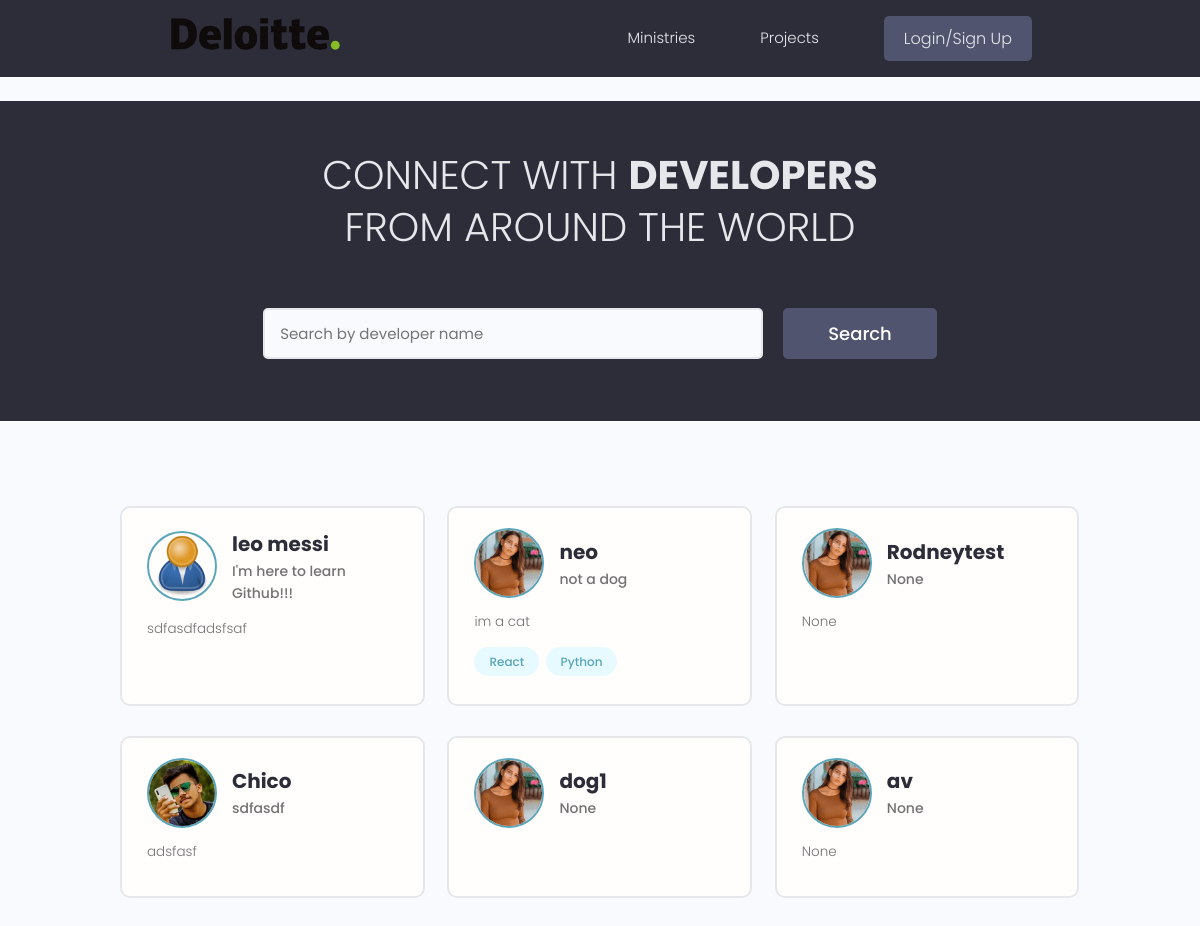
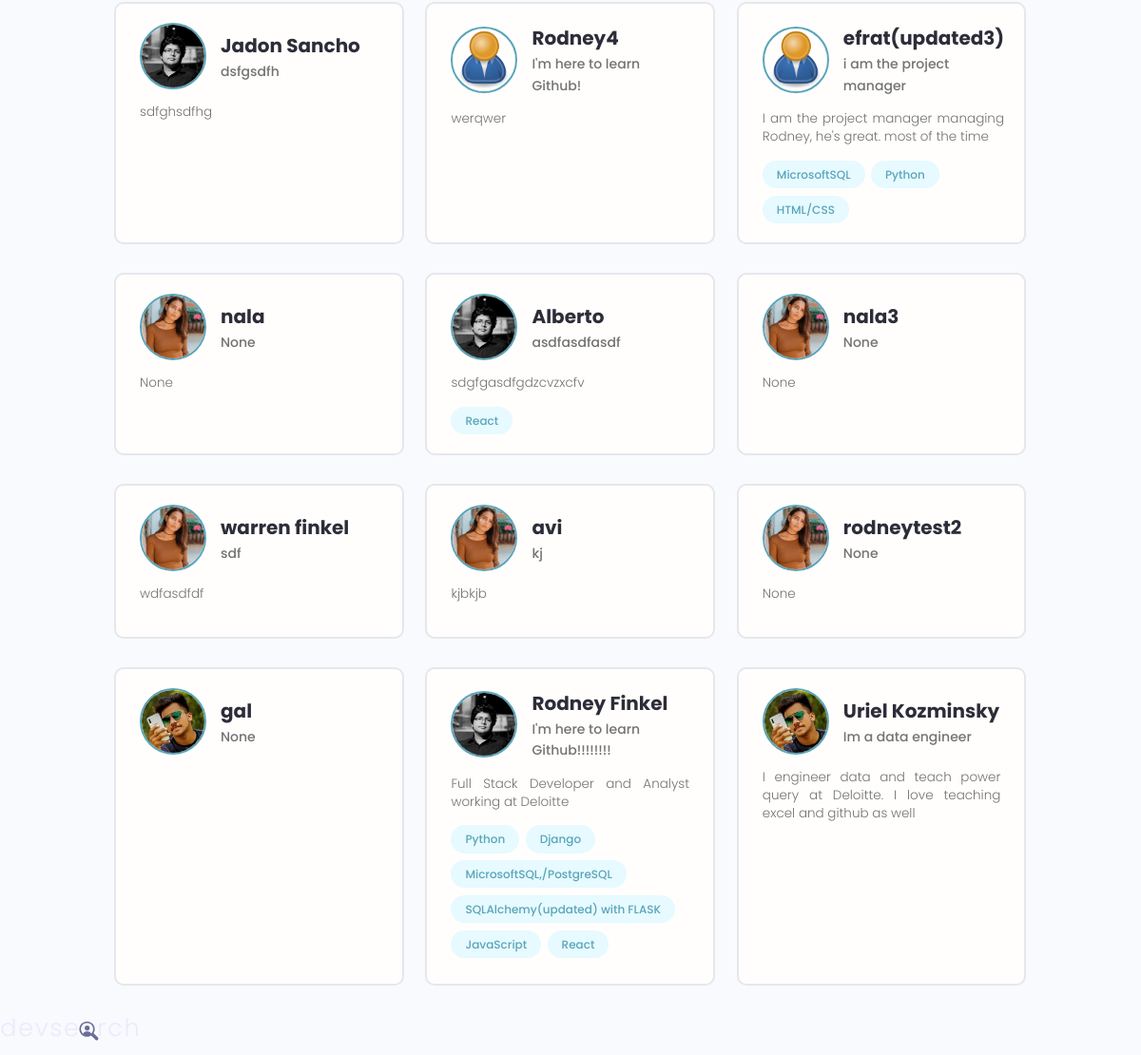
/, run on an earlier commit of the app's database (2 pictures, top to bottom).
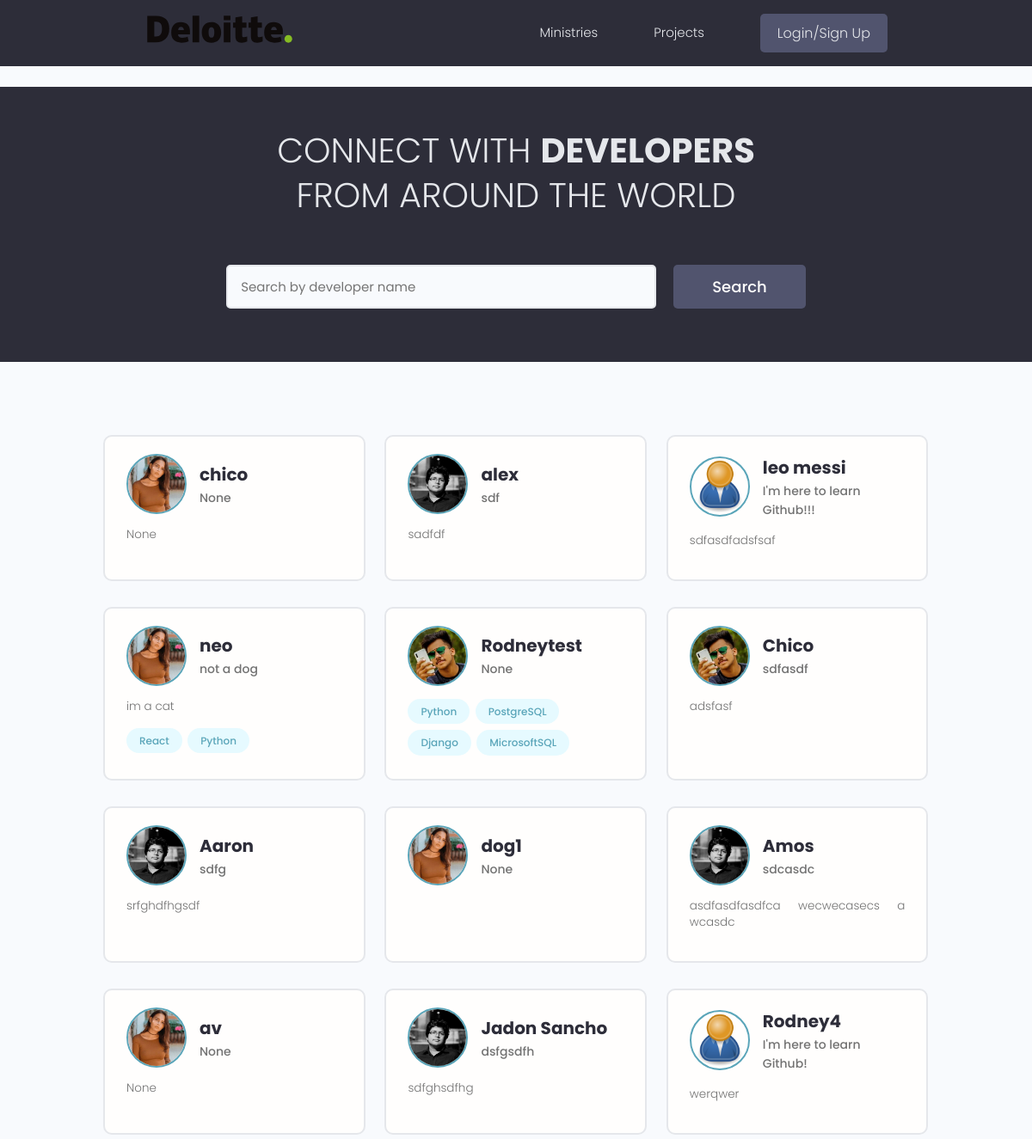
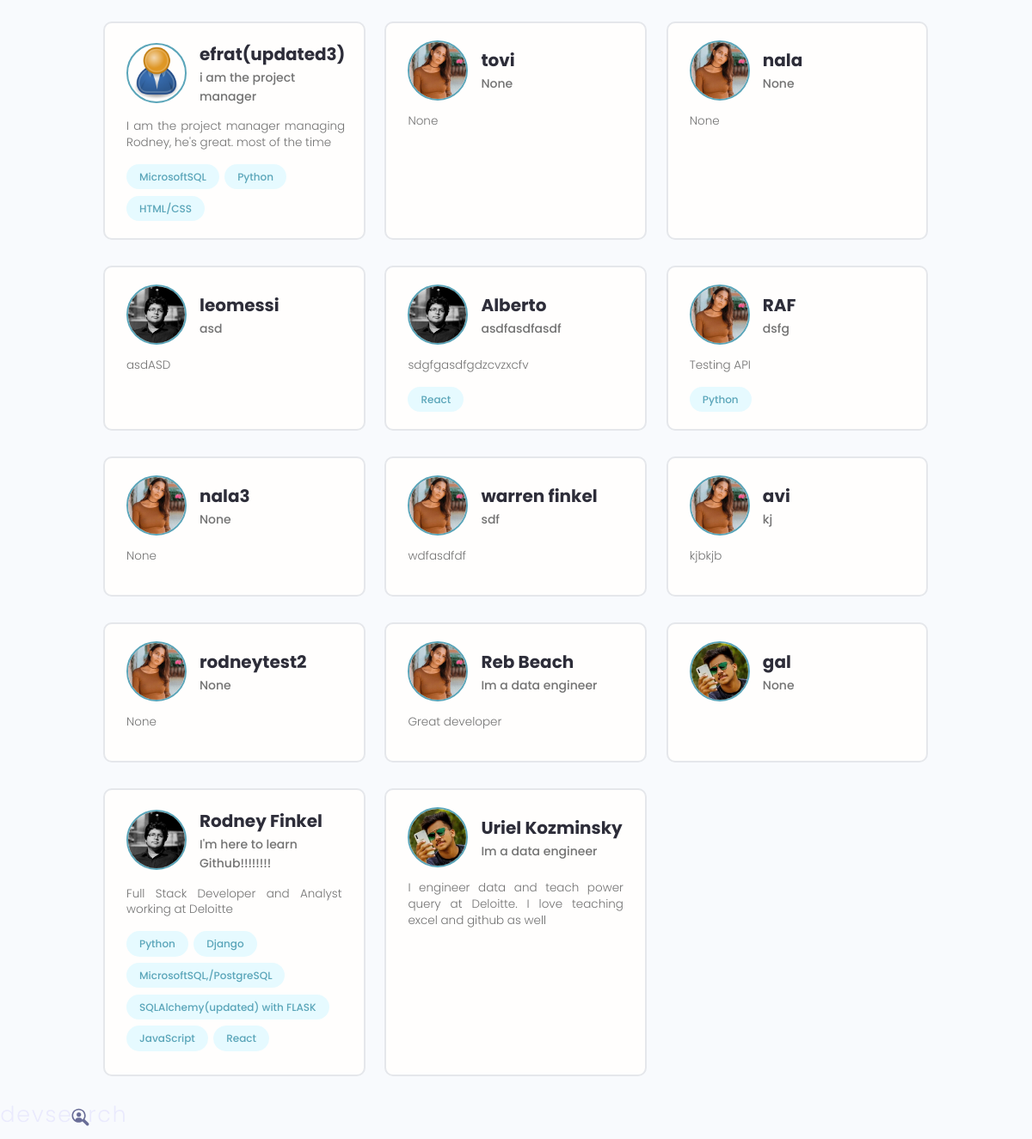
And on a later commit of the database (2 pictures, top to bottom).
### users/models.py (models this page shows, shortened)
class Profile(models.Model):
    user = models.OneToOneField(User, on_delete=models.CASCADE, null=True, blank=True)
    name = models.CharField(max_length=200, null=True, blank=True)
    username = models.CharField(max_length=200, null=True, blank=True)
    location = models.CharField(max_length=200, null=True, blank=True)
    email = models.EmailField(max_length=500, null=True, blank=True)
    short_intro = models.CharField(max_length=200, null=True, blank=True)
    bio = models.TextField(null=True, blank=True)
    profile_image = models.ImageField(null=True, blank=True, upload_to='profiles/',
        default='profiles/user-default2.jpg')
    social_github = models.CharField(max_length=200, null=True, blank=True)
    social_twitter = models.CharField(max_length=200, null=True, blank=True)
    social_linkedin = models.CharField(max_length=200, null=True, blank=True)
    social_youtube = models.CharField(max_length=200, null=True, blank=True)
    social_website = models.CharField(max_length=200, null=True, blank=True)
    created = models.DateTimeField(auto_now_add=True)
    id = models.UUIDField(default=uuid.uuid4, unique=True, primary_key=True, editable=False)

class Skill(models.Model):
    owner = models.ForeignKey(Profile, on_delete=models.CASCADE, null=True, blank=True)
    name = models.CharField(max_length=200, null=True, blank=True)
    description = models.TextField(null=True, blank=True)
    created = models.DateTimeField(auto_now_add=True)
    id = models.UUIDField(default=uuid.uuid4, unique=True, primary_key=True, editable=False)
    def __str__(self):
        return str(self.name)

### users/views.py (the view)
# urls.py: path('', views.profiles, name='profiles'),
def profiles(request):
    profiles, search_query = searchProfiles(request)
    context = {'profiles':profiles, 'search_query':search_query}
    return render(request, 'users/profiles.html', context)

### users/utils.py (called while the page is built)
def searchProfiles(request):
    search_query = ''
    if request.GET.get('search_query'):
        search_query = request.GET.get('search_query')
    print('SEARCH:', search_query)
    skills = Skill.objects.filter(name__iexact=search_query)
    profiles = Profile.objects.distinct().filter(
     Q(name__icontains=search_query) |
     Q(short_intro__icontains=search_query) |
     Q(skill__in=skills)
     )
    return profiles, search_query

### users/templates/users/profiles.html (shortened to what this page needs)
{% extends 'main.html' %}
{% block content %}
<main class="home">
    <section class="hero-section text-center">
      <div class="container container--narrow">
        <div class="hero-section__box">
          <h2>CONNECT WITH <span>DEVELOPERS</span></h2>
          <h2>FROM AROUND THE WORLD</h2>
        </div>
        <div class="hero-section__search">
          <form class="form" action="{% url 'profiles' %}" method="get">
            <div class="form__field">
              <input class="input input--text" id="formInput#search" type="text" name="search_query"
                value="{{search_query}}"
                placeholder="Search by developer name" />
            </div>
            <input class="btn btn--sub btn--lg" type="submit" value="Search" />
          </form>
        </div>
      </div>
    </section>
    <section class="devlist">
      <div class="container">
        <div class="grid grid--three">
          {% for profile in profiles %}
          <div class="column card">
            <div class="dev">
              <a href="{% url 'user-profile' profile.id %}" class="card__body">
                <div class="dev__profile">
                  <img class="avatar avatar--md" src="{{profile.profile_image.url}}" alt="image" />
                  <div class="dev__meta">
                    <h3>{{profile.name}}</h3>
                    <h5>{{profile.short_intro|slice:'150'}}</h5>
                  </div>
                </div>
                <p class="dev__info">
                    {{profile.bio|slice:'150'}}
                </p>
                <div class="dev__skills">
                    {% for skill in profile.skill_set.all|slice:'6' %}
                  <span class="tag tag--pill tag--main">
                    <small>{{skill}}</small>
                  </span>
                  {% endfor %}
                </div>
              </a>
            </div>
          </div>
          {% endfor %}
        </div>
      </div>
    </section>
  </main>
{% endblock content %}

### saas_app/templates/saas_apps/main.html (shortened to what this page needs)
<!DOCTYPE html>
{% load static %}
<html>
<head>
    <link rel="stylesheet" href="https://cdn.iconmonstr.com/1.3.0/css/iconmonstr-iconic-font.min.css" />
    <link rel="stylesheet" href="{% static 'uikit/styles/uikit.css' %}" />
    <link rel="stylesheet" href="{% static 'styles/app.css' %}" />
</head>
<body>
    {% include 'navbar.html' %}
    {% block content %}
    {% endblock content %}
    <p><a href="{% url 'saas_app4' %}" class="header__logo">
        <img src="{% static 'images/logo.svg' %}" alt="DevSearch Logo" />
      </a></p>
</body>
</html>

### saas_app/templates/saas_apps/navbar.html (shortened to what this page needs)
{% load static %}
<header class="header">
    <div class="container container--narrow">
      <a href="{% url 'saas_app4' %}" class="header__logo">
        <img style="max-width: 200px;" src="{% static 'images/Deloitte.svg' %}"></a>
      <nav class="header__nav">
        <ul class="header__menu">
          <li class="header__menuItem"><a href="{% url 'profiles' %}">Ministries</a></li>
          <li class="header__menuItem"><a href="{% url 'saas_app4' %}">Projects</a></li>
          {% if request.user.is_authenticated %}
          <li class="header__menuItem"><a href="{% url 'inbox' %}">Inbox</a></li>
          <li class="header__menuItem"><a href="{% url 'account' %}">Account</a></li>
          <li class="header__menuItem"><a href="{% url 'create-project' %}">Add Project</a></li>
          <li class="header__menuItem"><a href="">Logged in as: {{profile.name}}</a></li>
          <li class="header__menuItem"><a href="{% url 'logout' %}" class="btn btn--sub">Logout</a></li>
          {% else %}
          <li class="header__menuItem"><a href="{% url 'login' %}" class="btn btn--sub">Login/Sign Up</a></li>
          {% endif %}
        </ul>
      </nav>
    </div>
  </header>
<br>

### static/styles/app.css (style rules this page uses)
:root { --color-sub: #2d2d39; }
.btn--sub { background-color: var(--color-sub-light); }
.card { border: 2px solid var(--color-light); }
img { width: 100%; }
.header { position: sticky; z-index: 111; background-color: var(--color-sub); padding: 1.5rem 0; }
.header > .container { display: flex; justify-content: space-between; align-items: center; }
.header__logo > img { height: 3.8rem; }
.header__nav > ul { display: inline-flex; align-items: center; list-style: none; gap: 6.5rem; }
.header__menuItem > a { color: var(--color-light); font-weight: 300; }
.hero-section { height: 40vh; display: flex; align-items: center; background-color: var(--color-sub); }
.hero-section__box { margin-bottom: 4rem; }
.hero-section__box > h2, .hero-section__box > h2 > span { font-size: 4rem; color: var(--color-light); line-height: 1.3; text-transform: uppercase; }
.hero-section__box > h2 { font-weight: 300; }
.hero-section__box > h2 > span { font-weight: 700; }
.hero-section__search > .form { display: flex; align-items: center; justify-content: center; gap: 2rem; }
.hero-section__search > .form input.input--text { width: 50rem; }
.devlist { margin-top: 8rem; }
.devlist .grid { align-items: stretch; }
.devlist .dev .dev__profile { display: flex; align-items: center; gap: 1.5rem; }
.devlist .dev .dev__meta h3 { color: var(--color-sub); font-size: 2rem; font-weight: 700; }
.devlist .dev .dev__meta h5 { color: var(--color-text); font-size: 1.4rem; font-weight: 500; }
.devlist .dev .dev__info { margin: 1.5rem 0; font-size: 1.35rem; line-height: 1.4; text-align: justify; }

### static/uikit/styles/modules/_variables.css (style rules this page uses)
:root { --color-main: #5aa5b9; --color-main-light: #e6faff; --color-sub: #3f4156; --color-sub-light: #51546e; --color-sub-lighter: #ededfd; --color-text: #737373; --color-gray: #8b8b8b; --color-light: #e5e7eb; --color-light-gray: #767676; --color-bg: #f8fafd; --color-white: #fffefd; --color-white-light: #f3f3f3; --color-success: #359e64; --color-success-bg: #def8e8; --color-error: #fc4b0b; --color-error-bg: #fff2ee; --font-base: 'Poppins', arial, helvetica, 'Segoe UI', roboto, ubuntu, sans-serif; --font-monospace: 'Fira Code', 'Courier New', courier, monospace; --font-regular: 300; --font-medium: 500; --font-bold: 700; --generic-shadow: 1px 1px 5px #00000010; --generic-transition: all 0.3s ease-in-out; }

### static/uikit/styles/modules/_base.css (style rules this page uses)
* { margin: 0; padding: 0; box-sizing: border-box; text-rendering: optimizeLegibility; color: inherit; font-size: inherit; }
html { font-size: 50%; }
@media only screen and (min-width: 480px) { html { font-size: 56.25%; } }
@media only screen and (min-width: 1200px) { html { font-size: 62.5%; } }
body { line-height: 1.6; font-weight: 400; font-size: 1.5rem; color: var(--color-text); background-color: var(--color-bg); min-height: 100vh; }

### static/uikit/styles/modules/_typography.css (style rules this page uses)
* { font-family: var(--font-base); }
h2 { font-size: 3.6rem; font-weight: var(--font-bold); }
h3 { font-size: 3.2rem; font-weight: var(--font-medium); }
h5 { font-size: 2.4rem; font-weight: var(--font-medium); }
h5, h6 { font-weight: var(--font-regular); }
p, span, strong { font-size: 1.6rem; color: var(--color-text); font-weight: var(--font-regular); }
a { padding-bottom: 2px; text-decoration: none; display: inline-block; color: var(--color-main); font-weight: var(--font-medium); }

### static/uikit/styles/modules/_utilities.css (style rules this page uses)
.container { width: 92%; max-width: 165rem; margin: 0 auto; box-sizing: border-box; }
.container--narrow { width: 92%; max-width: 120rem; }
@media screen and (min-width: 1000px) { .container { width: 90%; } }
@media screen and (min-width: 1000px) { .container--narrow { width: 85%; } }
@media screen and (min-width: 1200px) { .container { width: 80%; } }
@media screen and (min-width: 1200px) { .container--narrow { width: 72%; } }
.text-center { text-align: center; }

### static/uikit/styles/modules/_avatar.css (style rules this page uses)
.avatar { border-radius: 50%; border: 2px solid var(--color-main); object-fit: cover; }
.avatar--md { height: 7rem; width: 7rem; }

### static/uikit/styles/modules/_button.css (style rules this page uses)
.btn { display: inline-block; position: relative; cursor: pointer; background-color: var(--color-light); font-weight: var(--font-medium); color: var(--color-sub); text-decoration: none; padding: 1rem 2rem; border-radius: 0.5rem; border: none; width: -webkit-fit-content; width: -moz-fit-content; width: fit-content; height: -webkit-fit-content; height: -moz-fit-content; height: fit-content; font-size: 1.6rem; outline-width: 0; outline-color: transparent; -webkit-backface-visibility: hidden; backface-visibility: hidden; transition: all 0.3s ease-in-out; }
.btn--sub { background-color: var(--color-sub); color: var(--color-white); }
.btn--lg { font-size: 1.8rem; padding: 1.2rem 4.5rem; }

What changed in the data, as far as the page shows it:
added Profile: profile_image (placeholder picture), name "chico", short_intro "None", bio "None"
added Profile: profile_image (picture), name "alex", short_intro "sdf", bio "sadfdf"
changed Profile "Rodneytest": profile_image: picture added in place of a placeholder; bio "None" → (not shown)
added Skill: name "Python", shown under Profile "Rodneytest"
added Skill: name "PostgreSQL", shown under Profile "Rodneytest"
added Skill: name "Django", shown under Profile "Rodneytest"
added Skill: name "MicrosoftSQL", shown under Profile "Rodneytest"
added Profile: profile_image (picture), name "Aaron", short_intro "sdfg", bio "srfghdfhgsdf"
added Profile: profile_image (picture), name "Amos", short_intro "sdcasdc", bio "asdfasdfasdfca wecwecasecs a wcasdc"
added Profile: profile_image (placeholder picture), name "tovi", short_intro "None", bio "None"
added Profile: profile_image (picture), name "leomessi", short_intro "asd", bio "asdASD"
added Profile: profile_image (placeholder picture), name "RAF", short_intro "dsfg", bio "Testing API"
added Skill: name "Python", shown under "RAF"
added Profile: profile_image (placeholder picture), name "Reb Beach", short_intro "Im a data engineer", bio "Great developer"
